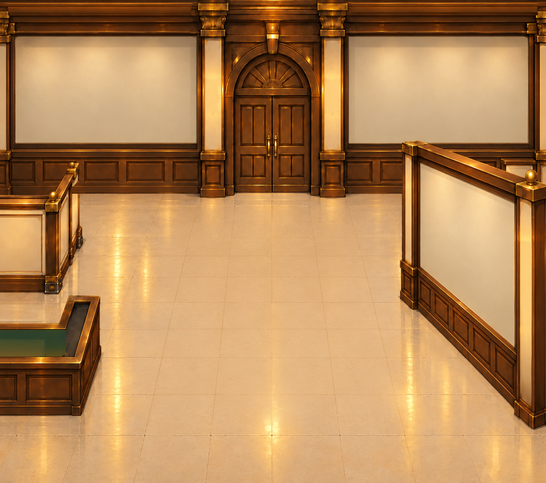
#> input picture a18/layout-test/assets/entrance/v11/entrance_clean_redraw_546x483.png, 546 x 483 px
$ python build_clean_v11_geometry.py
#> lines starting #> are read from the running program, lines starting #| are printed output that depends on the picture; after the words box and inside, x2 and y2 are one past the last pixel; in counts of white or black regions, pixels touching at a corner belong together
"""Recreate front-wall projection only from the approved architectural image."""
from pathlib import Path
from PIL import Image,ImageDraw
import numpy as np,cv2,json,hashlib
root=Path(__file__).resolve().parent
dst=root/"layout-test/assets/entrance/v11"
bg=dst/"entrance_clean_redraw_546x483.png"
if Image.open(bg).size!=(546,483):raise ValueError("E_BG_DIM")
# All corners are strictly within the newly approved cream inset, not on the frame.
target=np.float32([[420,169],[509,194],[507,387],[415,294]])
#> target = [[420, 169], [509, 194], [507, 387], [415, 294]]
source=np.float32([[84,61],[194,61],[194,144],[84,144]])
H=cv2.getPerspectiveTransform(source,target)
#> H = [[-0.571, -0.202, 387.4], [-0.281, 1.06, 90.37], [-0.00236, -0.000374, 1]]
inverse=np.linalg.inv(H)
#> inverse = [[2.94, 0.153, -1153.4], [0.181, 0.921, -153.3], [0.00701, 0.000706, -1.78]]
if not np.isfinite(inverse).all():raise ValueError("E_H_INVALID")
proj=(H@np.c_[source,np.ones(4)].T).T
#> proj = [[327.2, 131.7, 0.779], [264.4, 100.8, 0.52], [247.6, 189, 0.488], [310.4, 219.9, 0.748]]
proj=proj[:,:2]/proj[:,2,None]
#> proj = [[420, 169], [509, 194], [507, 387], [415, 294]]
if np.abs(proj-target).max()>=0.02:raise ValueError("E_H_MISMATCH")
ss=4
im=Image.new("L",(546*ss,483*ss),0)
#> im: PIL image 2184x1932 L; every value is 0
ImageDraw.Draw(im).polygon([(round(x*ss),round(y*ss)) for x,y in target],fill=255)
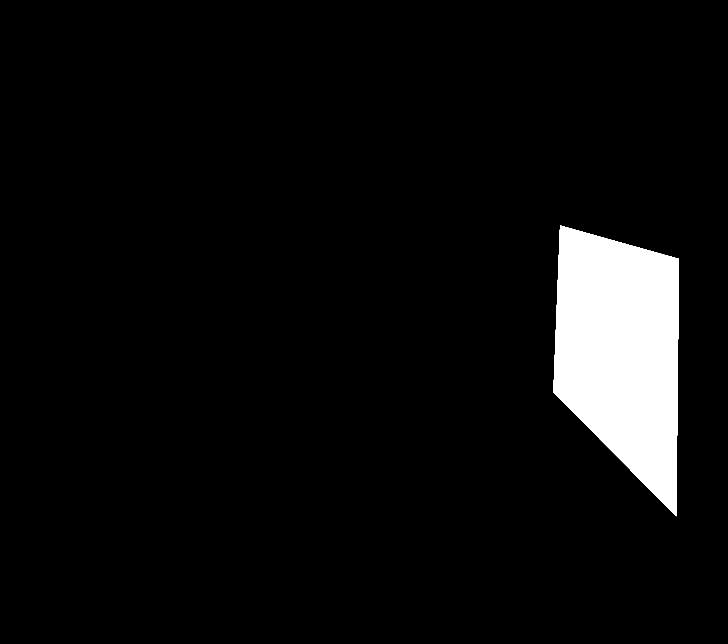
#> im: PIL image 2184x1932 L (shown at 1/3 size); 5.6% white; 1 white region, box (x1, y1, x2, y2) and area: (1660, 676, 2037, 1549) 234409
out=dst/"front_photo_mask_v11.png"
im.resize((546,483),Image.Resampling.LANCZOS).save(out,optimize=True)
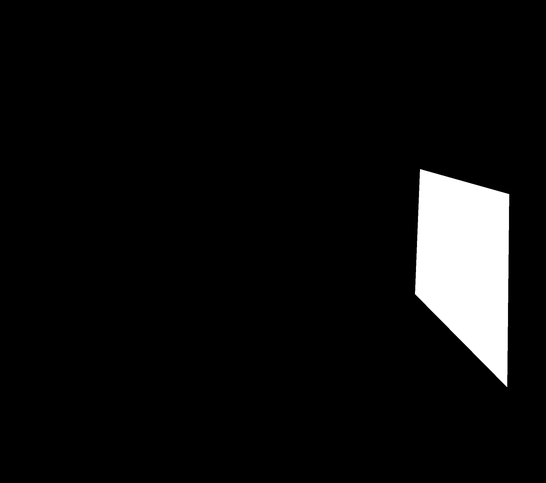
#> saved as front_photo_mask_v11.png: PIL image 546x483 L; min 0, max 255, mean 14.2
count=int(np.count_nonzero(np.asarray(Image.open(out))))
#> count = 15517
if not 12000<count<21000:raise ValueError(("E_MASK_COUNT",count))
manifest_path=dst/"source_manifest.json"
#> (the run stopped early here; a loop or call above may not have finished)
